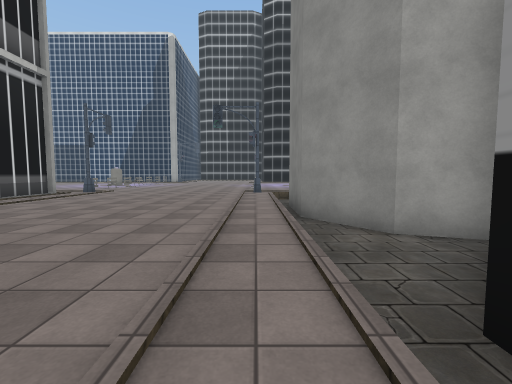
[1] (above)

24 first-person views from a walk through a scene from a Unity 3-D project. The camera is 1.4 m above the floor, tilts 4° down and sees 90° across. The floor is counted in squares, 2 m on a side. Each view is taken from the middle of a square. On the plan, view 1 faces up. The plan holds only what a view shows up to about 9 squares ahead; the rest is blank. The place goes on beyond the plan. The player character is not drawn. Some surface patterns are stand-ins.

[2]
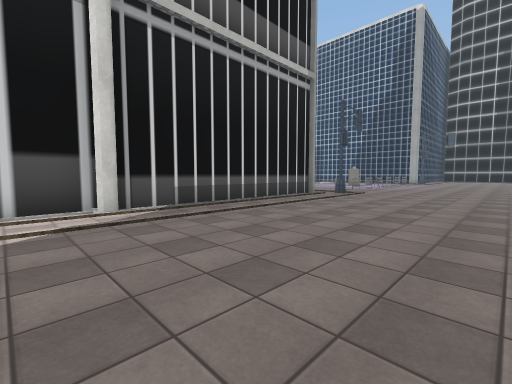

[3]
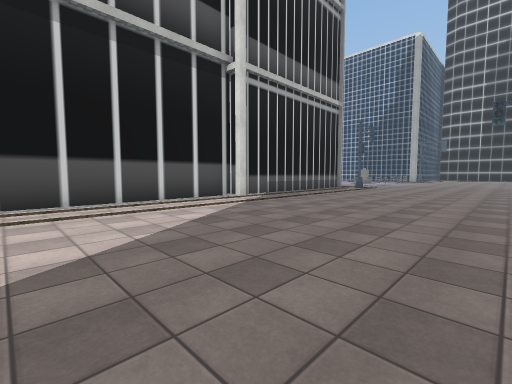

[4]
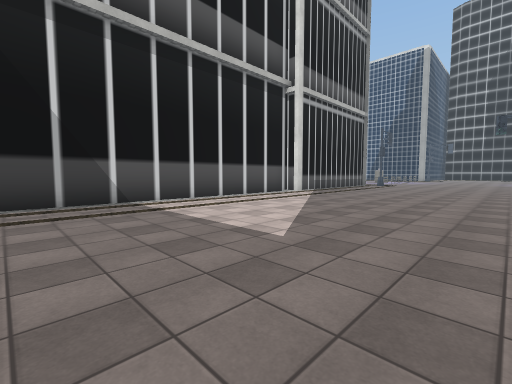

[5]
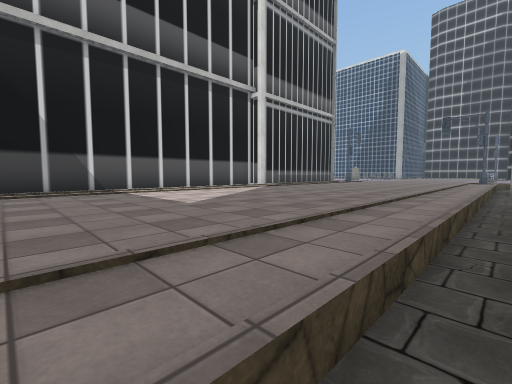

[6]
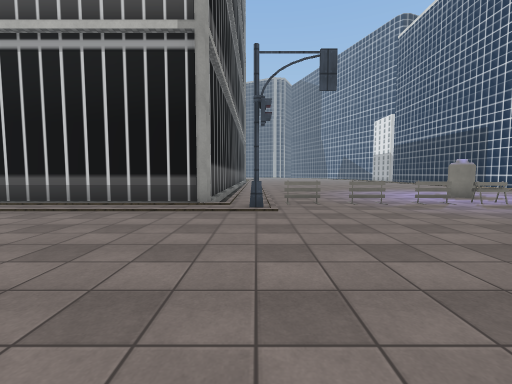

[7]
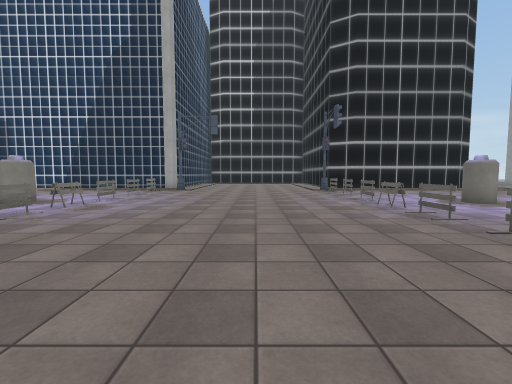

[8]
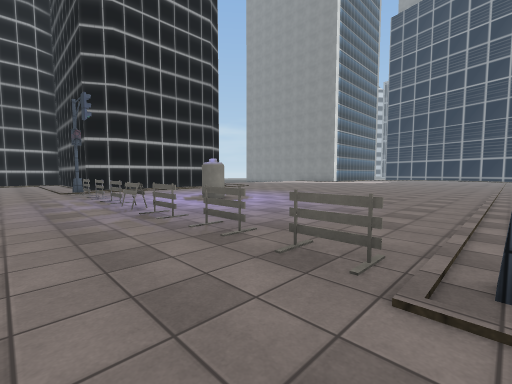

[9]
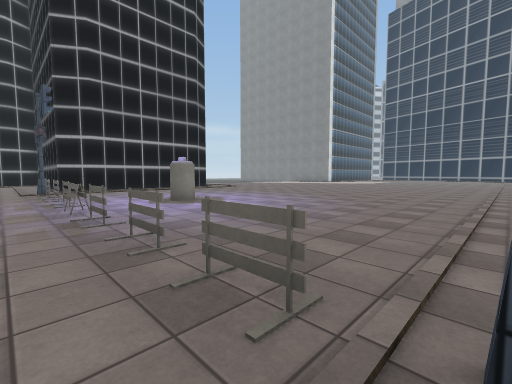

[10]
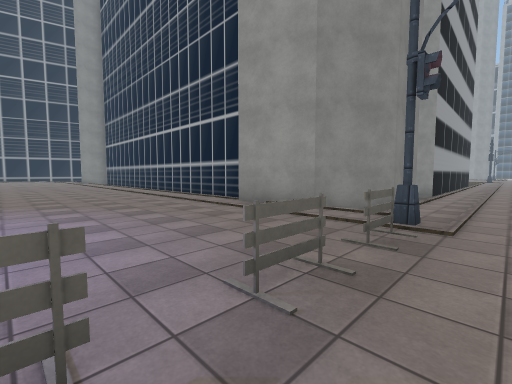

[11]
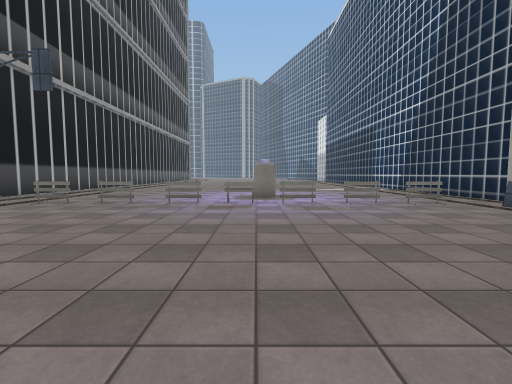

[12]
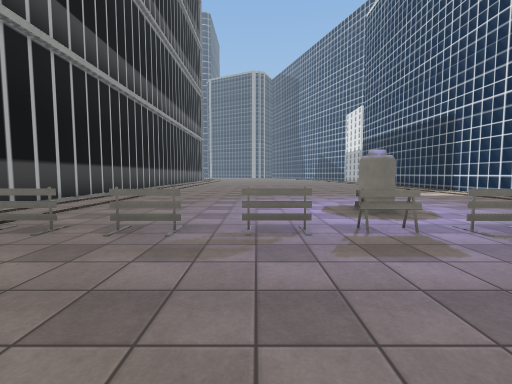

[13]
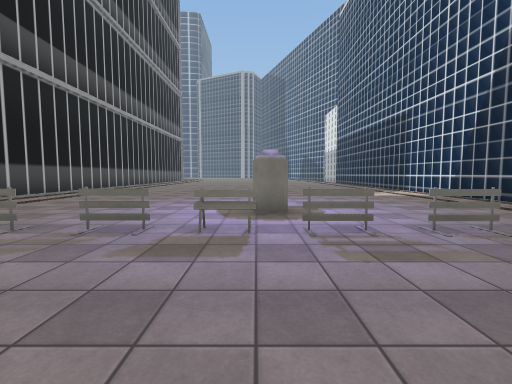

[14]
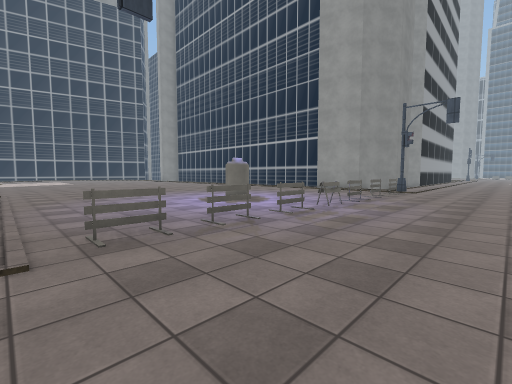

[15]
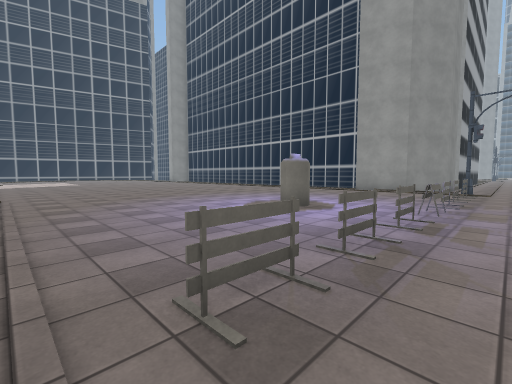

[16]
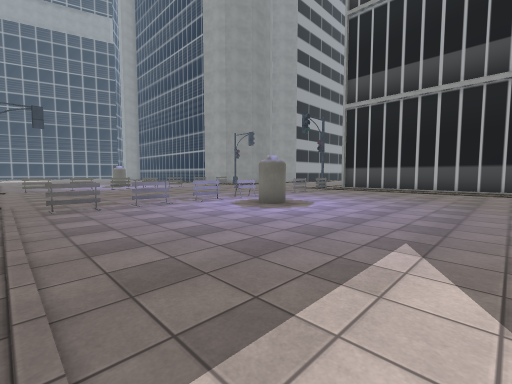

[17]
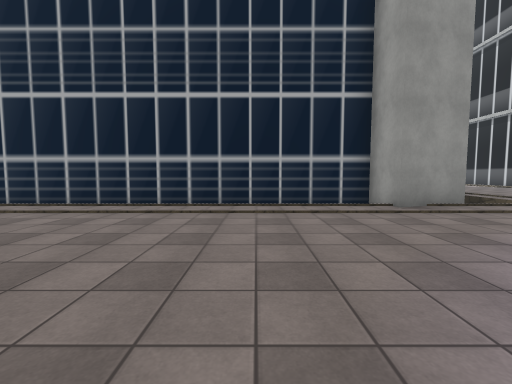

[18]
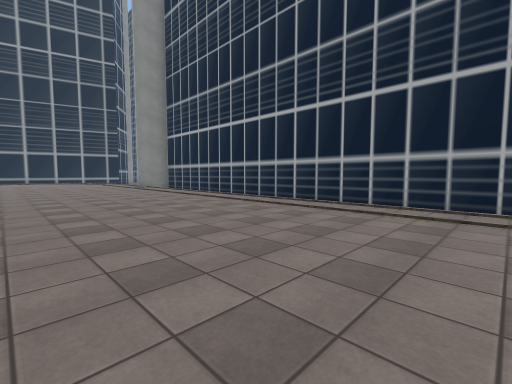

[19]
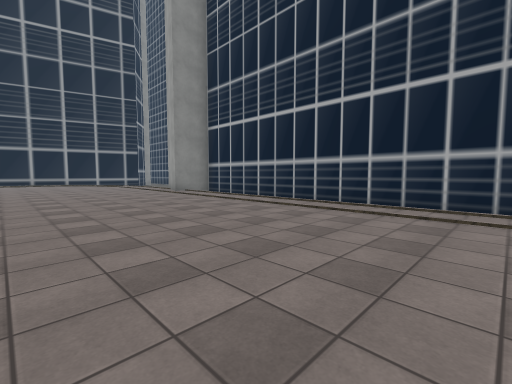

[20]
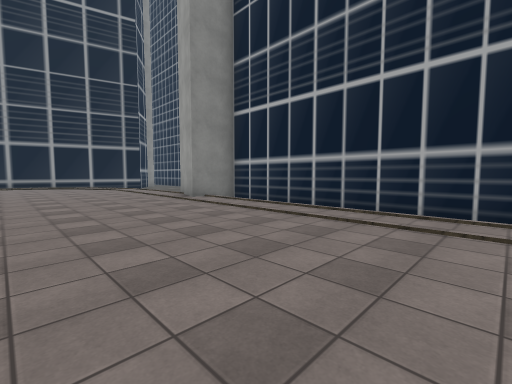

[21]
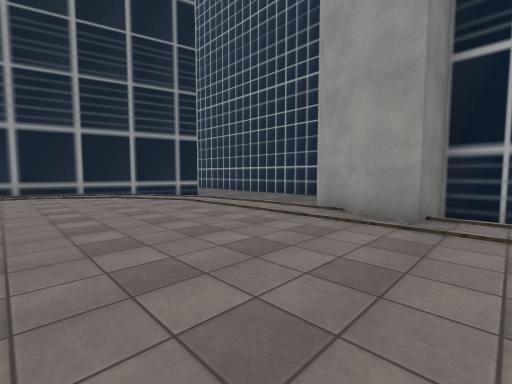

[22]
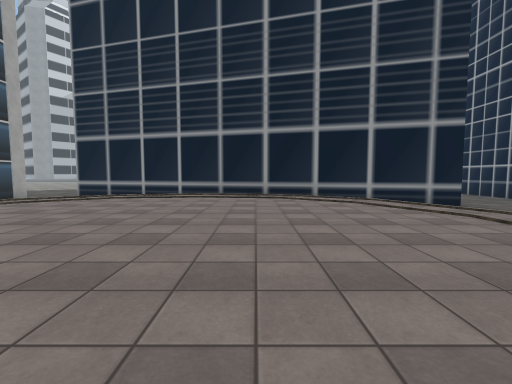

[23]
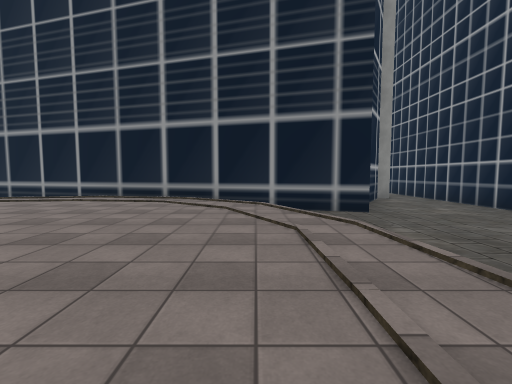

[24]
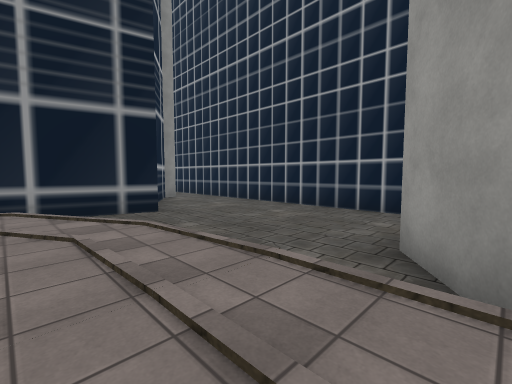

### Floor plan
Key: @ floor where view 1 was taken; # wall or solid block; . main floor; - floor 0.5 m lower than the main floor; / step, stairs or slope; C cone; B block; O other object.
Columns run from 13 left of view 1 to 32 right of it. Each row starts with its distance up from view 1.
 21 .......O.....O...........
 20 ......B......B...........                ./
 19 ......B......B..........                .../ #
 18 ......B......B.........                ..... #
 17 ......B......B........                ......-#
 16 ....C.B......B.CC....                .......##
 15 ......B......B..............................#
 14 ......B......B..............................#
 13 ......B......B..............................#
 12 .............B.............................##
 11 ......B......B............................/#
 10  .....O......O..........................//-#
  9 #######.......-###----------------###------#
  8       #.......-######################------#
  7       #.......##                    ##-------#
  6       #.......##                      --------
  5       #.......-#                      --------
  4       #.......-##                     ########
  3       #.......--
  2      ##.......-
  1      #/.......-#
  0      #/......@-
 -1      #/.......-
 -2      #/.......-
 -3      #/.......-
 -4      #/.......-
 -5      #/.......-
 -6      #/.......-

Positions as (right, up) in squares from view 1, and headings:
1: (0, 0), facing up
2: (-2, 1), facing up-left
3: (-1, -3), facing up-left
4: (-1, -6), facing up-left
5: (1, -6), facing up-left
6: (-1, 10), facing left
7: (-3, 10), facing up
8: (-2, 10), facing up-right
9: (-1, 10), facing up-right
10: (-1, 14), facing down-right
11: (-1, 16), facing left
12: (-4, 14), facing left
13: (-4, 16), facing left
14: (-3, 21), facing down-right
15: (-1, 21), facing down-right
16: (-13, 21), facing down-right
17: (7, 15), facing down
18: (7, 15), facing down-right
19: (11, 15), facing down-right
20: (14, 14), facing down-right
21: (20, 14), facing down-right
22: (22, 14), facing right
23: (23, 11), facing right
24: (23, 11), facing down-right
